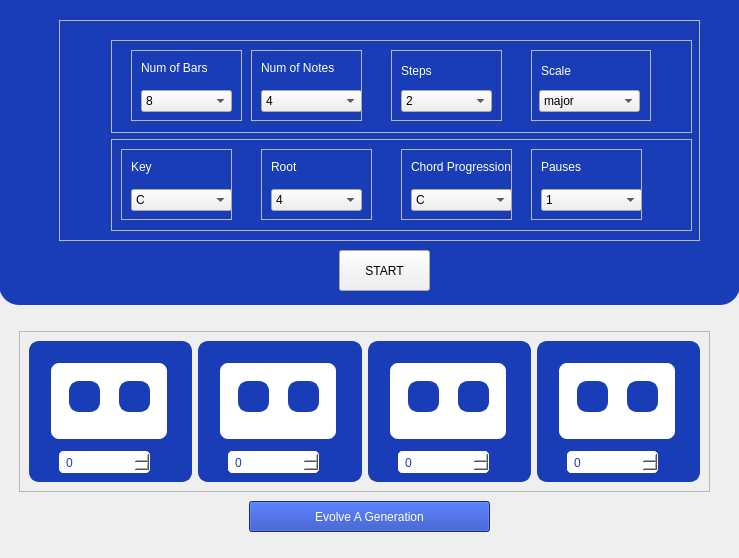
<?xml version="1.0" encoding="UTF-8"?>
<ui version="4.0">
 <class>Form</class>
 <widget class="QWidget" name="Form">
  <property name="geometry">
   <rect>
    <x>0</x>
    <y>0</y>
    <width>739</width>
    <height>558</height>
   </rect>
  </property>
  <property name="windowTitle">
   <string>Form</string>
  </property>
  <widget class="QWidget" name="layoutWidget">
   <property name="geometry">
    <rect>
     <x>-1</x>
     <y>0</y>
     <width>741</width>
     <height>561</height>
    </rect>
   </property>
   <layout class="QVBoxLayout" name="verticalLayout">
    <item>
     <widget class="QWidget" name="initial_widget" native="true">
      <property name="styleSheet">
       <string notr="true">#initial_widget {
  background-color: #193DB7;
border-bottom-left-radius: 20%;
border-bottom-right-radius: 20%;

}

#initial_widget QLabel {
  color: white;
  border-radius: 50% 0 0 50%;
}
</string>
      </property>
      <widget class="QFrame" name="frame">
       <property name="geometry">
        <rect>
         <x>60</x>
         <y>20</y>
         <width>641</width>
         <height>221</height>
        </rect>
       </property>
       <property name="frameShape">
        <enum>QFrame::StyledPanel</enum>
       </property>
       <property name="frameShadow">
        <enum>QFrame::Raised</enum>
       </property>
       <widget class="QWidget" name="layoutWidget">
        <property name="geometry">
         <rect>
          <x>52</x>
          <y>20</y>
          <width>581</width>
          <height>191</height>
         </rect>
        </property>
        <layout class="QVBoxLayout" name="parameter_verticalLayout">
         <item>
          <widget class="QFrame" name="para_upper_frame">
           <property name="frameShape">
            <enum>QFrame::StyledPanel</enum>
           </property>
           <property name="frameShadow">
            <enum>QFrame::Raised</enum>
           </property>
           <widget class="QFrame" name="frame_8">
            <property name="geometry">
             <rect>
              <x>280</x>
              <y>10</y>
              <width>111</width>
              <height>71</height>
             </rect>
            </property>
            <property name="frameShape">
             <enum>QFrame::StyledPanel</enum>
            </property>
            <property name="frameShadow">
             <enum>QFrame::Raised</enum>
            </property>
            <widget class="QComboBox" name="comboBox_4">
             <property name="geometry">
              <rect>
               <x>10</x>
               <y>40</y>
               <width>91</width>
               <height>22</height>
              </rect>
             </property>
             <item>
              <property name="text">
               <string>2</string>
              </property>
             </item>
             <item>
              <property name="text">
               <string>4</string>
              </property>
             </item>
             <item>
              <property name="text">
               <string>6</string>
              </property>
             </item>
             <item>
              <property name="text">
               <string>8</string>
              </property>
             </item>
            </widget>
            <widget class="QLabel" name="label_4">
             <property name="geometry">
              <rect>
               <x>10</x>
               <y>10</y>
               <width>81</width>
               <height>21</height>
              </rect>
             </property>
             <property name="text">
              <string>Steps</string>
             </property>
            </widget>
           </widget>
           <widget class="QFrame" name="frame_11">
            <property name="geometry">
             <rect>
              <x>20</x>
              <y>10</y>
              <width>111</width>
              <height>71</height>
             </rect>
            </property>
            <property name="frameShape">
             <enum>QFrame::StyledPanel</enum>
            </property>
            <property name="frameShadow">
             <enum>QFrame::Raised</enum>
            </property>
            <widget class="QComboBox" name="comboBox">
             <property name="geometry">
              <rect>
               <x>10</x>
               <y>40</y>
               <width>91</width>
               <height>22</height>
              </rect>
             </property>
             <item>
              <property name="text">
               <string>8</string>
              </property>
             </item>
             <item>
              <property name="text">
               <string>5</string>
              </property>
             </item>
             <item>
              <property name="text">
               <string>4</string>
              </property>
             </item>
             <item>
              <property name="text">
               <string>6</string>
              </property>
             </item>
            </widget>
            <widget class="QLabel" name="label">
             <property name="geometry">
              <rect>
               <x>10</x>
               <y>10</y>
               <width>91</width>
               <height>16</height>
              </rect>
             </property>
             <property name="text">
              <string>Num of Bars</string>
             </property>
            </widget>
           </widget>
           <widget class="QFrame" name="frame_15">
            <property name="geometry">
             <rect>
              <x>140</x>
              <y>10</y>
              <width>111</width>
              <height>71</height>
             </rect>
            </property>
            <property name="frameShape">
             <enum>QFrame::StyledPanel</enum>
            </property>
            <property name="frameShadow">
             <enum>QFrame::Raised</enum>
            </property>
            <widget class="QComboBox" name="comboBox_7">
             <property name="geometry">
              <rect>
               <x>10</x>
               <y>40</y>
               <width>101</width>
               <height>22</height>
              </rect>
             </property>
             <item>
              <property name="text">
               <string>4</string>
              </property>
             </item>
             <item>
              <property name="text">
               <string>2</string>
              </property>
             </item>
             <item>
              <property name="text">
               <string>3</string>
              </property>
             </item>
             <item>
              <property name="text">
               <string>5</string>
              </property>
             </item>
             <item>
              <property name="text">
               <string>6</string>
              </property>
             </item>
             <item>
              <property name="text">
               <string>7</string>
              </property>
             </item>
             <item>
              <property name="text">
               <string>8</string>
              </property>
             </item>
            </widget>
            <widget class="QLabel" name="label_7">
             <property name="geometry">
              <rect>
               <x>10</x>
               <y>10</y>
               <width>101</width>
               <height>16</height>
              </rect>
             </property>
             <property name="text">
              <string>Num of Notes</string>
             </property>
            </widget>
           </widget>
           <widget class="QFrame" name="frame_9">
            <property name="geometry">
             <rect>
              <x>420</x>
              <y>10</y>
              <width>120</width>
              <height>71</height>
             </rect>
            </property>
            <property name="frameShape">
             <enum>QFrame::StyledPanel</enum>
            </property>
            <property name="frameShadow">
             <enum>QFrame::Raised</enum>
            </property>
            <widget class="QComboBox" name="comboBox_3">
             <property name="geometry">
              <rect>
               <x>8</x>
               <y>40</y>
               <width>101</width>
               <height>22</height>
              </rect>
             </property>
             <item>
              <property name="text">
               <string>major</string>
              </property>
             </item>
             <item>
              <property name="text">
               <string>minorM</string>
              </property>
             </item>
             <item>
              <property name="text">
               <string>dorian</string>
              </property>
             </item>
             <item>
              <property name="text">
               <string>phrygian</string>
              </property>
             </item>
             <item>
              <property name="text">
               <string>lydian</string>
              </property>
             </item>
             <item>
              <property name="text">
               <string>mixolydian</string>
              </property>
             </item>
             <item>
              <property name="text">
               <string>aeolian</string>
              </property>
             </item>
             <item>
              <property name="text">
               <string>locrian</string>
              </property>
             </item>
            </widget>
            <widget class="QLabel" name="label_3">
             <property name="geometry">
              <rect>
               <x>10</x>
               <y>10</y>
               <width>71</width>
               <height>21</height>
              </rect>
             </property>
             <property name="text">
              <string>Scale</string>
             </property>
            </widget>
           </widget>
          </widget>
         </item>
         <item>
          <widget class="QFrame" name="para_lower_frame">
           <property name="frameShape">
            <enum>QFrame::StyledPanel</enum>
           </property>
           <property name="frameShadow">
            <enum>QFrame::Raised</enum>
           </property>
           <widget class="QFrame" name="frame_17">
            <property name="geometry">
             <rect>
              <x>290</x>
              <y>10</y>
              <width>111</width>
              <height>71</height>
             </rect>
            </property>
            <property name="frameShape">
             <enum>QFrame::StyledPanel</enum>
            </property>
            <property name="frameShadow">
             <enum>QFrame::Raised</enum>
            </property>
            <widget class="QComboBox" name="comboBox_9">
             <property name="geometry">
              <rect>
               <x>10</x>
               <y>40</y>
               <width>101</width>
               <height>22</height>
              </rect>
             </property>
             <item>
              <property name="text">
               <string>C</string>
              </property>
             </item>
             <item>
              <property name="text">
               <string>C#</string>
              </property>
             </item>
             <item>
              <property name="text">
               <string>Db</string>
              </property>
             </item>
             <item>
              <property name="text">
               <string>D</string>
              </property>
             </item>
             <item>
              <property name="text">
               <string>D#</string>
              </property>
             </item>
             <item>
              <property name="text">
               <string>Eb</string>
              </property>
             </item>
             <item>
              <property name="text">
               <string>E</string>
              </property>
             </item>
             <item>
              <property name="text">
               <string>F#</string>
              </property>
             </item>
             <item>
              <property name="text">
               <string>Gb</string>
              </property>
             </item>
             <item>
              <property name="text">
               <string>G</string>
              </property>
             </item>
             <item>
              <property name="text">
               <string>G#</string>
              </property>
             </item>
             <item>
              <property name="text">
               <string>Ab</string>
              </property>
             </item>
             <item>
              <property name="text">
               <string>A</string>
              </property>
             </item>
             <item>
              <property name="text">
               <string>A#</string>
              </property>
             </item>
             <item>
              <property name="text">
               <string>Bb</string>
              </property>
             </item>
            </widget>
            <widget class="QLabel" name="label_9">
             <property name="geometry">
              <rect>
               <x>10</x>
               <y>10</y>
               <width>101</width>
               <height>16</height>
              </rect>
             </property>
             <property name="text">
              <string>Chord Progression</string>
             </property>
            </widget>
           </widget>
           <widget class="QFrame" name="frame_18">
            <property name="geometry">
             <rect>
              <x>420</x>
              <y>10</y>
              <width>111</width>
              <height>71</height>
             </rect>
            </property>
            <property name="frameShape">
             <enum>QFrame::StyledPanel</enum>
            </property>
            <property name="frameShadow">
             <enum>QFrame::Raised</enum>
            </property>
            <widget class="QComboBox" name="comboBox_10">
             <property name="geometry">
              <rect>
               <x>10</x>
               <y>40</y>
               <width>101</width>
               <height>22</height>
              </rect>
             </property>
             <item>
              <property name="text">
               <string>1</string>
              </property>
             </item>
             <item>
              <property name="text">
               <string>0</string>
              </property>
             </item>
            </widget>
            <widget class="QLabel" name="label_10">
             <property name="geometry">
              <rect>
               <x>10</x>
               <y>10</y>
               <width>101</width>
               <height>16</height>
              </rect>
             </property>
             <property name="text">
              <string>Pauses</string>
             </property>
            </widget>
           </widget>
           <widget class="QFrame" name="frame_10">
            <property name="geometry">
             <rect>
              <x>10</x>
              <y>10</y>
              <width>111</width>
              <height>71</height>
             </rect>
            </property>
            <property name="frameShape">
             <enum>QFrame::StyledPanel</enum>
            </property>
            <property name="frameShadow">
             <enum>QFrame::Raised</enum>
            </property>
            <widget class="QComboBox" name="comboBox_2">
             <property name="geometry">
              <rect>
               <x>10</x>
               <y>40</y>
               <width>101</width>
               <height>22</height>
              </rect>
             </property>
             <item>
              <property name="text">
               <string>C</string>
              </property>
             </item>
             <item>
              <property name="text">
               <string>C#</string>
              </property>
             </item>
             <item>
              <property name="text">
               <string>Db</string>
              </property>
             </item>
             <item>
              <property name="text">
               <string>D</string>
              </property>
             </item>
             <item>
              <property name="text">
               <string>D#</string>
              </property>
             </item>
             <item>
              <property name="text">
               <string>Eb</string>
              </property>
             </item>
             <item>
              <property name="text">
               <string>E</string>
              </property>
             </item>
             <item>
              <property name="text">
               <string>F#</string>
              </property>
             </item>
             <item>
              <property name="text">
               <string>F</string>
              </property>
             </item>
             <item>
              <property name="text">
               <string>G</string>
              </property>
             </item>
             <item>
              <property name="text">
               <string>G#</string>
              </property>
             </item>
             <item>
              <property name="text">
               <string>Ab</string>
              </property>
             </item>
             <item>
              <property name="text">
               <string>Bb</string>
              </property>
             </item>
            </widget>
            <widget class="QLabel" name="label_2">
             <property name="geometry">
              <rect>
               <x>10</x>
               <y>10</y>
               <width>61</width>
               <height>16</height>
              </rect>
             </property>
             <property name="text">
              <string>Key</string>
             </property>
            </widget>
           </widget>
           <widget class="QFrame" name="frame_16">
            <property name="geometry">
             <rect>
              <x>150</x>
              <y>10</y>
              <width>111</width>
              <height>71</height>
             </rect>
            </property>
            <property name="frameShape">
             <enum>QFrame::StyledPanel</enum>
            </property>
            <property name="frameShadow">
             <enum>QFrame::Raised</enum>
            </property>
            <widget class="QComboBox" name="comboBox_8">
             <property name="geometry">
              <rect>
               <x>10</x>
               <y>40</y>
               <width>91</width>
               <height>22</height>
              </rect>
             </property>
             <item>
              <property name="text">
               <string>4</string>
              </property>
             </item>
             <item>
              <property name="text">
               <string>2</string>
              </property>
             </item>
             <item>
              <property name="text">
               <string>3</string>
              </property>
             </item>
             <item>
              <property name="text">
               <string>6</string>
              </property>
             </item>
             <item>
              <property name="text">
               <string>5</string>
              </property>
             </item>
            </widget>
            <widget class="QLabel" name="label_8">
             <property name="geometry">
              <rect>
               <x>10</x>
               <y>10</y>
               <width>91</width>
               <height>16</height>
              </rect>
             </property>
             <property name="text">
              <string>Root</string>
             </property>
            </widget>
           </widget>
          </widget>
         </item>
        </layout>
       </widget>
      </widget>
      <widget class="QPushButton" name="Save_pushButton">
       <property name="geometry">
        <rect>
         <x>10</x>
         <y>10</y>
         <width>41</width>
         <height>41</height>
        </rect>
       </property>
       <property name="styleSheet">
        <string notr="true">border-radius: 10px;
</string>
       </property>
       <property name="text">
        <string/>
       </property>
       <property name="icon">
        <iconset resource="resource.qrc">
         <normaloff>:/icons/icons/add-48.ico</normaloff>:/icons/icons/add-48.ico</iconset>
       </property>
       <property name="iconSize">
        <size>
         <width>30</width>
         <height>30</height>
        </size>
       </property>
      </widget>
      <widget class="QPushButton" name="start_pushButton">
       <property name="geometry">
        <rect>
         <x>340</x>
         <y>250</y>
         <width>91</width>
         <height>41</height>
        </rect>
       </property>
       <property name="text">
        <string>START</string>
       </property>
      </widget>
     </widget>
    </item>
    <item>
     <widget class="QWidget" name="evolution_widget" native="true">
      <property name="maximumSize">
       <size>
        <width>16777215</width>
        <height>250</height>
       </size>
      </property>
      <widget class="QFrame" name="frame_2">
       <property name="geometry">
        <rect>
         <x>20</x>
         <y>20</y>
         <width>691</width>
         <height>161</height>
        </rect>
       </property>
       <property name="styleSheet">
        <string notr="true">#frame_2 QWidget{
border: 2px solid #193DB7;
border-radius: 10px;
color:#193DB7;
}

#frame_2 QSpinBox{
border: 5px solid #fff;
border-radius: 5px;
}

#frame_2 QWidget{
  background-color: #193DB7;

}

#frame_2 QFrame{
  background-color: white;

}

#frame_2 SpinBox{
  background-color: white;

}</string>
       </property>
       <property name="frameShape">
        <enum>QFrame::StyledPanel</enum>
       </property>
       <property name="frameShadow">
        <enum>QFrame::Raised</enum>
       </property>
       <layout class="QHBoxLayout" name="horizontalLayout">
        <item>
         <widget class="QWidget" name="widget_9" native="true">
          <property name="styleSheet">
           <string notr="true"/>
          </property>
          <widget class="QFrame" name="frame_6">
           <property name="geometry">
            <rect>
             <x>20</x>
             <y>20</y>
             <width>120</width>
             <height>80</height>
            </rect>
           </property>
           <property name="styleSheet">
            <string notr="true"/>
           </property>
           <property name="frameShape">
            <enum>QFrame::StyledPanel</enum>
           </property>
           <property name="frameShadow">
            <enum>QFrame::Raised</enum>
           </property>
           <widget class="QPushButton" name="play_pushButton">
            <property name="geometry">
             <rect>
              <x>20</x>
              <y>20</y>
              <width>31</width>
              <height>31</height>
             </rect>
            </property>
            <property name="styleSheet">
             <string notr="true">border-radius: 10px;</string>
            </property>
            <property name="text">
             <string/>
            </property>
            <property name="icon">
             <iconset resource="resource.qrc">
              <normaloff>:/icons/icons/play-48.ico</normaloff>:/icons/icons/play-48.ico</iconset>
            </property>
           </widget>
           <widget class="QPushButton" name="stop_pushButton">
            <property name="geometry">
             <rect>
              <x>70</x>
              <y>20</y>
              <width>31</width>
              <height>31</height>
             </rect>
            </property>
            <property name="styleSheet">
             <string notr="true">border-radius: 10px;</string>
            </property>
            <property name="text">
             <string/>
            </property>
            <property name="icon">
             <iconset resource="resource.qrc">
              <normaloff>:/icons/icons/icons8-stop-30.png</normaloff>:/icons/icons/icons8-stop-30.png</iconset>
            </property>
            <property name="iconSize">
             <size>
              <width>25</width>
              <height>25</height>
             </size>
            </property>
           </widget>
          </widget>
          <widget class="QSpinBox" name="spinBox">
           <property name="geometry">
            <rect>
             <x>30</x>
             <y>110</y>
             <width>91</width>
             <height>22</height>
            </rect>
           </property>
           <property name="styleSheet">
            <string notr="true">background-color: white;
</string>
           </property>
          </widget>
         </widget>
        </item>
        <item>
         <widget class="QWidget" name="widget_8" native="true">
          <widget class="QFrame" name="frame_5">
           <property name="geometry">
            <rect>
             <x>20</x>
             <y>20</y>
             <width>120</width>
             <height>80</height>
            </rect>
           </property>
           <property name="frameShape">
            <enum>QFrame::StyledPanel</enum>
           </property>
           <property name="frameShadow">
            <enum>QFrame::Raised</enum>
           </property>
           <widget class="QPushButton" name="play_pushButton_2">
            <property name="geometry">
             <rect>
              <x>20</x>
              <y>20</y>
              <width>31</width>
              <height>31</height>
             </rect>
            </property>
            <property name="styleSheet">
             <string notr="true">border-radius: 10px;</string>
            </property>
            <property name="text">
             <string/>
            </property>
            <property name="icon">
             <iconset resource="resource.qrc">
              <normaloff>:/icons/icons/play-48.ico</normaloff>:/icons/icons/play-48.ico</iconset>
            </property>
           </widget>
           <widget class="QPushButton" name="stop_pushButton_2">
            <property name="geometry">
             <rect>
              <x>70</x>
              <y>20</y>
              <width>31</width>
              <height>31</height>
             </rect>
            </property>
            <property name="styleSheet">
             <string notr="true">border-radius: 10px;</string>
            </property>
            <property name="text">
             <string/>
            </property>
            <property name="icon">
             <iconset resource="resource.qrc">
              <normaloff>:/icons/icons/icons8-stop-30.png</normaloff>:/icons/icons/icons8-stop-30.png</iconset>
            </property>
            <property name="iconSize">
             <size>
              <width>25</width>
              <height>25</height>
             </size>
            </property>
           </widget>
          </widget>
          <widget class="QSpinBox" name="spinBox_2">
           <property name="geometry">
            <rect>
             <x>30</x>
             <y>110</y>
             <width>91</width>
             <height>22</height>
            </rect>
           </property>
           <property name="styleSheet">
            <string notr="true">background-color: white;
</string>
           </property>
          </widget>
         </widget>
        </item>
        <item>
         <widget class="QWidget" name="widget_7" native="true">
          <widget class="QFrame" name="frame_4">
           <property name="geometry">
            <rect>
             <x>20</x>
             <y>20</y>
             <width>120</width>
             <height>80</height>
            </rect>
           </property>
           <property name="frameShape">
            <enum>QFrame::StyledPanel</enum>
           </property>
           <property name="frameShadow">
            <enum>QFrame::Raised</enum>
           </property>
           <widget class="QPushButton" name="play_pushButton_3">
            <property name="geometry">
             <rect>
              <x>20</x>
              <y>20</y>
              <width>31</width>
              <height>31</height>
             </rect>
            </property>
            <property name="styleSheet">
             <string notr="true">border-radius: 10px;</string>
            </property>
            <property name="text">
             <string/>
            </property>
            <property name="icon">
             <iconset resource="resource.qrc">
              <normaloff>:/icons/icons/play-48.ico</normaloff>:/icons/icons/play-48.ico</iconset>
            </property>
           </widget>
           <widget class="QPushButton" name="stop_pushButton_3">
            <property name="geometry">
             <rect>
              <x>70</x>
              <y>20</y>
              <width>31</width>
              <height>31</height>
             </rect>
            </property>
            <property name="styleSheet">
             <string notr="true">border-radius: 10px;</string>
            </property>
            <property name="text">
             <string/>
            </property>
            <property name="icon">
             <iconset resource="resource.qrc">
              <normaloff>:/icons/icons/icons8-stop-30.png</normaloff>:/icons/icons/icons8-stop-30.png</iconset>
            </property>
            <property name="iconSize">
             <size>
              <width>25</width>
              <height>25</height>
             </size>
            </property>
           </widget>
          </widget>
          <widget class="QSpinBox" name="spinBox_3">
           <property name="geometry">
            <rect>
             <x>30</x>
             <y>110</y>
             <width>91</width>
             <height>22</height>
            </rect>
           </property>
           <property name="styleSheet">
            <string notr="true">background-color: white;
</string>
           </property>
          </widget>
         </widget>
        </item>
        <item>
         <widget class="QWidget" name="widget_6" native="true">
          <widget class="QFrame" name="frame_3">
           <property name="geometry">
            <rect>
             <x>20</x>
             <y>20</y>
             <width>120</width>
             <height>80</height>
            </rect>
           </property>
           <property name="frameShape">
            <enum>QFrame::StyledPanel</enum>
           </property>
           <property name="frameShadow">
            <enum>QFrame::Raised</enum>
           </property>
           <widget class="QPushButton" name="play_pushButton_4">
            <property name="geometry">
             <rect>
              <x>20</x>
              <y>20</y>
              <width>31</width>
              <height>31</height>
             </rect>
            </property>
            <property name="styleSheet">
             <string notr="true">border-radius: 10px;</string>
            </property>
            <property name="text">
             <string/>
            </property>
            <property name="icon">
             <iconset resource="resource.qrc">
              <normaloff>:/icons/icons/play-48.ico</normaloff>:/icons/icons/play-48.ico</iconset>
            </property>
           </widget>
           <widget class="QPushButton" name="stop_pushButton_4">
            <property name="geometry">
             <rect>
              <x>70</x>
              <y>20</y>
              <width>31</width>
              <height>31</height>
             </rect>
            </property>
            <property name="styleSheet">
             <string notr="true">border-radius: 10px;</string>
            </property>
            <property name="text">
             <string/>
            </property>
            <property name="icon">
             <iconset resource="resource.qrc">
              <normaloff>:/icons/icons/icons8-stop-30.png</normaloff>:/icons/icons/icons8-stop-30.png</iconset>
            </property>
            <property name="iconSize">
             <size>
              <width>25</width>
              <height>25</height>
             </size>
            </property>
           </widget>
          </widget>
          <widget class="QSpinBox" name="spinBox_4">
           <property name="geometry">
            <rect>
             <x>30</x>
             <y>110</y>
             <width>91</width>
             <height>22</height>
            </rect>
           </property>
           <property name="styleSheet">
            <string notr="true">background-color: white;
</string>
           </property>
          </widget>
         </widget>
        </item>
       </layout>
      </widget>
      <widget class="QPushButton" name="evolve_pushButton">
       <property name="geometry">
        <rect>
         <x>250</x>
         <y>190</y>
         <width>241</width>
         <height>31</height>
        </rect>
       </property>
       <property name="styleSheet">
        <string notr="true">background-color: #193DB7;
color:white;</string>
       </property>
       <property name="text">
        <string>Evolve A Generation</string>
       </property>
      </widget>
     </widget>
    </item>
   </layout>
  </widget>
 </widget>
 <resources>
  <include location="resource.qrc"/>
 </resources>
 <connections/>
</ui>
